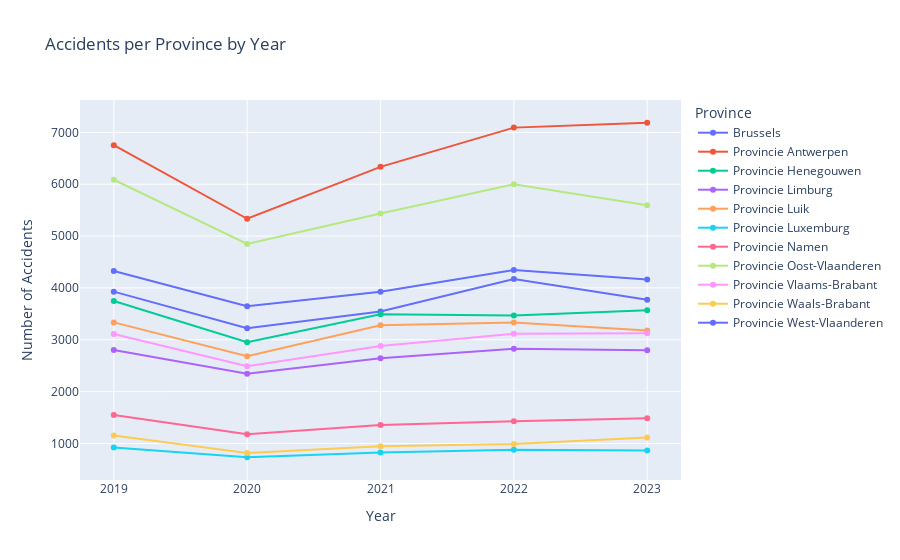

Notebook code cell kept with this figure:
### Code cell
# lets move one step deeper to do analysis by province
fig,ax=plt.subplots(figsize=(15,4))
accidents_per_province = df.groupby('Province')[['Accident']].sum()
accidents_per_province = accidents_per_province.sort_values(by='Accident',ascending=False).reset_index()
sns.barplot(data=accidents_per_province, x='Province', y='Accident',hue='Province',legend=True)
for i in range(len(accidents_per_province)):
    plt.text(i, accidents_per_province['Accident'][i], accidents_per_province['Accident'][i], ha = 'center')
plt.title('Accidents per Province')
plt.xlabel('Province')
plt.ylabel('Number of Accidents')
plt.legend(title='Province',loc='upper right',bbox_to_anchor=(1.2, 1))
ax.set_xticklabels(ax.get_xticklabels(), rotation=45, horizontalalignment='right')
plt.show()

# Grouping accidents per province and year
accidents_per_province = df.groupby(['Year', 'Province'])[['Accident']].sum()
accidents_per_province = accidents_per_province.reset_index()
fig=px.line(accidents_per_province, x='Year', y='Accident', title='Accidents per Province by Year', color='Province', 
        labels={'Year':'Year', 'Accident':'Number of Accidents', 'Province':'Province'},line_group='Province',markers=True)
fig.write_html('Accidents_per_Province_by_Year.html')
fig.show()

### Figure 1 — Plotly figure (JSON) as saved in the notebook; plotly's stock layout.template omitted (floating-point values rounded to 4 significant figures)
{"data": [{"hovertemplate": "Province=Brussels<br>Year=%{x}<br>Number of Accidents=%{y}<extra></extra>", "legendgroup": "Brussels", "line": {"color": "#636efa", "dash": "solid"}, "marker": {"symbol": "circle"}, "mode": "lines+markers", "name": "Brussels", "orientation": "v", "showlegend": true, "type": "scatter", "x": [2019, 2020, 2021, 2022, 2023], "xaxis": "x", "y": [3928, 3224, 3545, 4171, 3773], "yaxis": "y"}, {"hovertemplate": "Province=Provincie Antwerpen<br>Year=%{x}<br>Number of Accidents=%{y}<extra></extra>", "legendgroup": "Provincie Antwerpen", "line": {"color": "#EF553B", "dash": "solid"}, "marker": {"symbol": "circle"}, "mode": "lines+markers", "name": "Provincie Antwerpen", "orientation": "v", "showlegend": true, "type": "scatter", "x": [2019, 2020, 2021, 2022, 2023], "xaxis": "x", "y": [6754, 5334, 6335, 7092, 7186], "yaxis": "y"}, {"hovertemplate": "Province=Provincie Henegouwen<br>Year=%{x}<br>Number of Accidents=%{y}<extra></extra>", "legendgroup": "Provincie Henegouwen", "line": {"color": "#00cc96", "dash": "solid"}, "marker": {"symbol": "circle"}, "mode": "lines+markers", "name": "Provincie Henegouwen", "orientation": "v", "showlegend": true, "type": "scatter", "x": [2019, 2020, 2021, 2022, 2023], "xaxis": "x", "y": [3749, 2953, 3490, 3469, 3568], "yaxis": "y"}, {"hovertemplate": "Province=Provincie Limburg<br>Year=%{x}<br>Number of Accidents=%{y}<extra></extra>", "legendgroup": "Provincie Limburg", "line": {"color": "#ab63fa", "dash": "solid"}, "marker": {"symbol": "circle"}, "mode": "lines+markers", "name": "Provincie Limburg", "orientation": "v", "showlegend": true, "type": "scatter", "x": [2019, 2020, 2021, 2022, 2023], "xaxis": "x", "y": [2802, 2346, 2644, 2826, 2800], "yaxis": "y"}, {"hovertemplate": "Province=Provincie Luik<br>Year=%{x}<br>Number of Accidents=%{y}<extra></extra>", "legendgroup": "Provincie Luik", "line": {"color": "#FFA15A", "dash": "solid"}, "marker": {"symbol": "circle"}, "mode": "lines+markers", "name": "Provincie Luik", "orientation": "v", "showlegend": true, "type": "scatter", "x": [2019, 2020, 2021, 2022, 2023], "xaxis": "x", "y": [3335, 2684, 3279, 3335, 3179], "yaxis": "y"}, {"hovertemplate": "Province=Provincie Luxemburg<br>Year=%{x}<br>Number of Accidents=%{y}<extra></extra>", "legendgroup": "Provincie Luxemburg", "line": {"color": "#19d3f3", "dash": "solid"}, "marker": {"symbol": "circle"}, "mode": "lines+markers", "name": "Provincie Luxemburg", "orientation": "v", "showlegend": true, "type": "scatter", "x": [2019, 2020, 2021, 2022, 2023], "xaxis": "x", "y": [924, 734, 826, 877, 863], "yaxis": "y"}, {"hovertemplate": "Province=Provincie Namen<br>Year=%{x}<br>Number of Accidents=%{y}<extra></extra>", "legendgroup": "Provincie Namen", "line": {"color": "#FF6692", "dash": "solid"}, "marker": {"symbol": "circle"}, "mode": "lines+markers", "name": "Provincie Namen", "orientation": "v", "showlegend": true, "type": "scatter", "x": [2019, 2020, 2021, 2022, 2023], "xaxis": "x", "y": [1551, 1179, 1356, 1430, 1487], "yaxis": "y"}, {"hovertemplate": "Province=Provincie Oost-Vlaanderen<br>Year=%{x}<br>Number of Accidents=%{y}<extra></extra>", "legendgroup": "Provincie Oost-Vlaanderen", "line": {"color": "#B6E880", "dash": "solid"}, "marker": {"symbol": "circle"}, "mode": "lines+markers", "name": "Provincie Oost-Vlaanderen", "orientation": "v", "showlegend": true, "type": "scatter", "x": [2019, 2020, 2021, 2022, 2023], "xaxis": "x", "y": [6087, 4847, 5437, 5999, 5596], "yaxis": "y"}, {"hovertemplate": "Province=Provincie Vlaams-Brabant<br>Year=%{x}<br>Number of Accidents=%{y}<extra></extra>", "legendgroup": "Provincie Vlaams-Brabant", "line": {"color": "#FF97FF", "dash": "solid"}, "marker": {"symbol": "circle"}, "mode": "lines+markers", "name": "Provincie Vlaams-Brabant", "orientation": "v", "showlegend": true, "type": "scatter", "x": [2019, 2020, 2021, 2022, 2023], "xaxis": "x", "y": [3110, 2490, 2879, 3116, 3127], "yaxis": "y"}, {"hovertemplate": "Province=Provincie Waals-Brabant<br>Year=%{x}<br>Number of Accidents=%{y}<extra></extra>", "legendgroup": "Provincie Waals-Brabant", "line": {"color": "#FECB52", "dash": "solid"}, "marker": {"symbol": "circle"}, "mode": "lines+markers", "name": "Provincie Waals-Brabant", "orientation": "v", "showlegend": true, "type": "scatter", "x": [2019, 2020, 2021, 2022, 2023], "xaxis": "x", "y": [1154, 814, 944, 988, 1114], "yaxis": "y"}, {"hovertemplate": "Province=Provincie West-Vlaanderen<br>Year=%{x}<br>Number of Accidents=%{y}<extra></extra>", "legendgroup": "Provincie West-Vlaanderen", "line": {"color": "#636efa", "dash": "solid"}, "marker": {"symbol": "circle"}, "mode": "lines+markers", "name": "Provincie West-Vlaanderen", "orientation": "v", "showlegend": true, "type": "scatter", "x": [2019, 2020, 2021, 2022, 2023], "xaxis": "x", "y": [4325, 3646, 3925, 4347, 4162], "yaxis": "y"}], "layout": {"legend": {"title": {"text": "Province"}, "tracegroupgap": 0}, "title": {"text": "Accidents per Province by Year"}, "xaxis": {"anchor": "y", "domain": [0, 1], "title": {"text": "Year"}}, "yaxis": {"anchor": "x", "domain": [0, 1], "title": {"text": "Number of Accidents"}}}}
